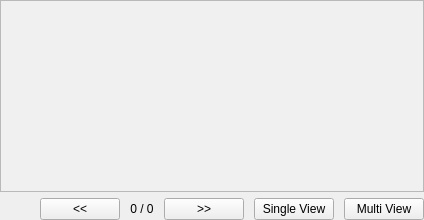
      <widget class="QWidget" name="mDetectPatternsTab">
       <attribute name="title">
        <string>Detect Patterns</string>
       </attribute>
       <layout class="QGridLayout" name="gridLayout_24">
        <property name="leftMargin">
         <number>0</number>
        </property>
        <property name="topMargin">
         <number>0</number>
        </property>
        <property name="rightMargin">
         <number>0</number>
        </property>
        <property name="bottomMargin">
         <number>0</number>
        </property>
        <item row="0" column="0">
         <widget class="QGraphicsView" name="mCalibPicGraphicsView">
          <property name="font">
           <font>
            <pointsize>10</pointsize>
           </font>
          </property>
          <property name="styleSheet">
           <string notr="true">background-color: rgb(240, 240, 240);
</string>
          </property>
          <property name="dragMode">
           <enum>QGraphicsView::NoDrag</enum>
          </property>
         </widget>
        </item>
        <item row="1" column="0">
         <layout class="QHBoxLayout" name="mCalibPicHL">
          <property name="spacing">
           <number>10</number>
          </property>
          <item>
           <spacer name="mCalibPicHS">
            <property name="orientation">
             <enum>Qt::Horizontal</enum>
            </property>
            <property name="sizeHint" stdset="0">
             <size>
              <width>40</width>
              <height>20</height>
             </size>
            </property>
           </spacer>
          </item>
          <item>
           <widget class="QPushButton" name="mPrevCalibPicButton">
            <property name="text">
             <string>&lt;&lt;</string>
            </property>
           </widget>
          </item>
          <item>
           <widget class="QLabel" name="mCalibImagesCountLabel">
            <property name="text">
             <string>0 / 0</string>
            </property>
            <property name="alignment">
             <set>Qt::AlignCenter</set>
            </property>
            <property name="margin">
             <number>5</number>
            </property>
           </widget>
          </item>
          <item>
           <widget class="QPushButton" name="mNextCalibPicButton">
            <property name="text">
             <string>&gt;&gt;</string>
            </property>
           </widget>
          </item>
          <item>
           <widget class="QPushButton" name="mCalibSingleViewButton">
            <property name="text">
             <string>Single View</string>
            </property>
           </widget>
          </item>
          <item>
           <widget class="QPushButton" name="mCalibMultiViewButton">
            <property name="text">
             <string>Multi View</string>
            </property>
           </widget>
          </item>
         </layout>
        </item>
       </layout>
      </widget>
